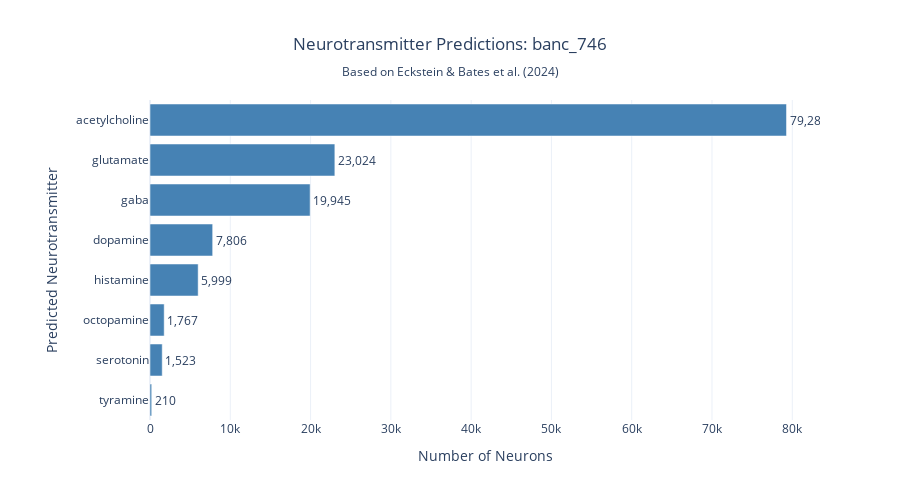

The cell this chart's notebook holds for it:
### Markdown cell above
### Neurotransmitter Distribution

Neurotransmitter predictions are based on [Eckstein & Bates et al. (2024) *Cell*](https://doi.org/10.1016/j.cell.2024.03.016).

### Code cell
# Count neurotransmitter predictions
nt_counts = meta['neurotransmitter_predicted'].value_counts().dropna().sort_values(ascending=True)

# Create bar plot
fig = go.Figure()

fig.add_trace(go.Bar(
    y=nt_counts.index,
    x=nt_counts.values,
    orientation='h',
    marker_color='steelblue',
    text=nt_counts.values,
    texttemplate='%{text:,}',
    textposition='outside',
    hovertemplate='<b>%{y}</b><br>Count: %{x:,}<extra></extra>'
))

fig.update_layout(
    title=dict(
        text=f"Neurotransmitter Predictions: {DATASET}<br><sub>Based on Eckstein & Bates et al. (2024)</sub>",
        x=0.5,
        xanchor='center'
    ),
    xaxis_title="Number of Neurons",
    yaxis_title="Predicted Neurotransmitter",
    template="plotly_white",
    height=500,
    margin=dict(l=150)
)

# Save plot
save_plot(fig, "neurotransmitter_distribution")

fig.show()

print(f"\nTotal neurons with NT predictions: {nt_counts.sum():,}")

### Figure 1 — Plotly figure (JSON) as saved in the notebook; plotly's stock layout.template omitted (floating-point values rounded to 4 significant figures)
{"data": [{"hovertemplate": "<b>%{y}</b><br>Count: %{x:,}<extra></extra>", "marker": {"color": "steelblue"}, "orientation": "h", "text": [210.0, 1523.0, 1767.0, 5999.0, 7806.0, 19940.0, 23020.0, 79280.0], "textposition": "outside", "texttemplate": "%{text:,}", "type": "bar", "x": [210, 1523, 1767, 5999, 7806, 19945, 23024, 79281], "y": ["tyramine", "serotonin", "octopamine", "histamine", "dopamine", "gaba", "glutamate", "acetylcholine"]}], "layout": {"height": 500, "margin": {"l": 150}, "title": {"text": "Neurotransmitter Predictions: banc_746<br><sub>Based on Eckstein & Bates et al. (2024)</sub>", "x": 0.5, "xanchor": "center"}, "xaxis": {"title": {"text": "Number of Neurons"}}, "yaxis": {"title": {"text": "Predicted Neurotransmitter"}}}}
